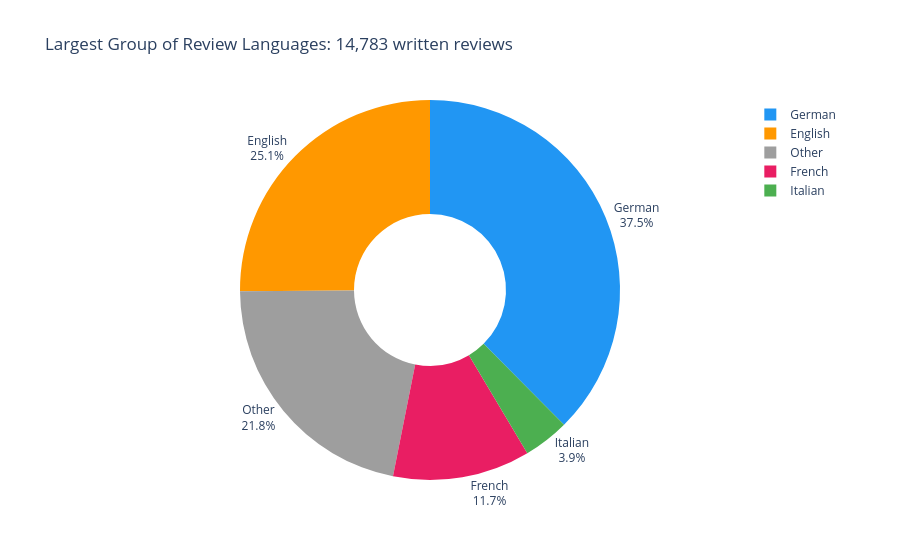

Here is the notebook cell this chart was saved with:
### Code cell
#| label: fig-lang-share
#| fig-cap: "Language breakdown across the 14,783 written reviews. German dominates, followed by English, French, and Italian. 'Other' covers languages outside Switzerland's four national languages and English."
written = reviews[reviews['text'].notna()].copy()

lang_counts = written['lang'].value_counts().reset_index()
lang_counts.columns = ['language', 'count']
lang_labels = {'de': 'German', 'fr': 'French', 'it': 'Italian', 'en': 'English', 'rm': 'Romansh', 'other': 'Other'}
lang_counts['label'] = lang_counts['language'].map(lang_labels)

fig = px.pie(
    lang_counts, values='count', names='label',
    color='language', color_discrete_map=LANG_COLORS,
    title=f'Largest Group of Review Languages: {len(written):,} written reviews',
    hole=0.4,
)
fig.update_traces(textposition='outside', textinfo='percent+label')
fig.show()

### Figure 1 — Plotly figure (JSON) as saved in the notebook; plotly's stock layout.template omitted (floating-point values rounded to 4 significant figures)
{"data": [{"customdata": [["de"], ["en"], ["other"], ["fr"], ["it"]], "domain": {"x": [0, 1], "y": [0, 1]}, "hole": 0.4, "hovertemplate": "label=%{label}<br>count=%{value}<br>language=%{customdata[0]}<extra></extra>", "labels": ["German", "English", "Other", "French", "Italian"], "legendgroup": "", "marker": {"colors": ["#2196F3", "#FF9800", "#9E9E9E", "#E91E63", "#4CAF50"]}, "name": "", "showlegend": true, "textinfo": "percent+label", "textposition": "outside", "type": "pie", "values": [5549, 3711, 3219, 1727, 577]}], "layout": {"legend": {"tracegroupgap": 0}, "title": {"text": "Largest Group of Review Languages: 14,783 written reviews"}}}
